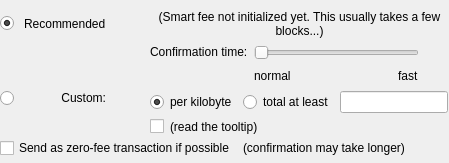
                            <widget class="QFrame" name="frameFeeSelection">
                              <layout class="QVBoxLayout" name="verticalLayoutFee12">
                                <property name="spacing">
                                  <number>0</number>
                                </property>
                                <property name="leftMargin">
                                  <number>0</number>
                                </property>
                                <property name="topMargin">
                                  <number>0</number>
                                </property>
                                <property name="rightMargin">
                                  <number>0</number>
                                </property>
                                <property name="bottomMargin">
                                  <number>0</number>
                                </property>
                                <item>
                                  <layout class="QGridLayout" name="gridLayoutFee">
                                    <property name="topMargin">
                                      <number>10</number>
                                    </property>
                                    <property name="bottomMargin">
                                      <number>4</number>
                                    </property>
                                    <property name="horizontalSpacing">
                                      <number>10</number>
                                    </property>
                                    <property name="verticalSpacing">
                                      <number>4</number>
                                    </property>
                                    <item row="2" column="4">
                                      <layout class="QVBoxLayout" name="verticalLayoutFee8">
                                        <property name="spacing">
                                          <number>6</number>
                                        </property>
                                        <item>
                                          <layout class="QHBoxLayout" name="horizontalLayoutFee13">
                                            <item>
                                              <widget class="QRadioButton" name="radioCustomPerKilobyte">
                                                <property name="toolTip">
                                                  <string>If the custom fee is set to 1000 uTCHs and the transaction is only 250 bytes, then &quot;per kilobyte&quot; only pays 250 uTCHs in fee,&lt;br /&gt;while &quot;at least&quot; pays 1000 uTCHs. For transactions bigger than a kilobyte both pay by kilobyte.</string>
                                                </property>
                                                <property name="text">
                                                  <string>per kilobyte</string>
                                                </property>
                                                <property name="checked">
                                                  <bool>true</bool>
                                                </property>
                                                <attribute name="buttonGroup">
                                                  <string notr="true">groupCustomFee</string>
                                                </attribute>
                                              </widget>
                                            </item>
                                            <item>
                                              <widget class="QRadioButton" name="radioCustomAtLeast">
                                                <property name="toolTip">
                                                  <string>If the custom fee is set to 1000 uTCHs and the transaction is only 250 bytes, then &quot;per kilobyte&quot; only pays 250 uTCHs in fee,&lt;br /&gt;while &quot;total at least&quot; pays 1000 uTCHs. For transactions bigger than a kilobyte both pay by kilobyte.</string>
                                                </property>
                                                <property name="text">
                                                  <string>total at least</string>
                                                </property>
                                                <attribute name="buttonGroup">
                                                  <string notr="true">groupCustomFee</string>
                                                </attribute>
                                              </widget>
                                            </item>
                                            <item>
                                              <widget class="BitcoinAmountField" name="customFee"/>
                                            </item>
                                            <item>
                                              <spacer name="horizontalSpacer_6">
                                                <property name="orientation">
                                                  <enum>Qt::Horizontal</enum>
                                                </property>
                                                <property name="sizeHint" stdset="0">
                                                  <size>
                                                    <width>1</width>
                                                    <height>1</height>
                                                  </size>
                                                </property>
                                              </spacer>
                                            </item>
                                          </layout>
                                        </item>
                                        <item>
                                          <layout class="QHBoxLayout" name="horizontalLayoutFee8">
                                            <item>
                                              <widget class="QCheckBox" name="checkBoxMinimumFee">
                                                <property name="toolTip">
                                                  <string>Paying only the minimum fee is just fine as long as there is less transaction volume than space in the blocks.&lt;br /&gt;But be aware that this can end up in a never confirming transaction once there is more demand for TheCash transactions than the network can process.</string>
                                                </property>
                                                <property name="text">
                                                  <string/>
                                                </property>
                                              </widget>
                                            </item>
                                            <item>
                                              <widget class="QLabel" name="labelMinFeeWarning">
                                                <property name="enabled">
                                                  <bool>true</bool>
                                                </property>
                                                <property name="toolTip">
                                                  <string>Paying only the minimum fee is just fine as long as there is less transaction volume than space in the blocks.&lt;br /&gt;But be aware that this can end up in a never confirming transaction once there is more demand for TheCash transactions than the network can process.</string>
                                                </property>
                                                <property name="text">
                                                  <string>(read the tooltip)</string>
                                                </property>
                                                <property name="margin">
                                                  <number>5</number>
                                                </property>
                                              </widget>
                                            </item>
                                            <item>
                                              <spacer name="horizontalSpacer_2">
                                                <property name="orientation">
                                                  <enum>Qt::Horizontal</enum>
                                                </property>
                                                <property name="sizeHint" stdset="0">
                                                  <size>
                                                    <width>1</width>
                                                    <height>1</height>
                                                  </size>
                                                </property>
                                              </spacer>
                                            </item>
                                          </layout>
                                        </item>
                                      </layout>
                                    </item>
                                    <item row="1" column="0">
                                      <layout class="QVBoxLayout" name="verticalLayoutFee4" stretch="1">
                                        <item>
                                          <spacer name="verticalSpacer_2">
                                            <property name="orientation">
                                              <enum>Qt::Vertical</enum>
                                            </property>
                                            <property name="sizeHint" stdset="0">
                                              <size>
                                                <width>1</width>
                                                <height>1</height>
                                              </size>
                                            </property>
                                          </spacer>
                                        </item>
                                      </layout>
                                    </item>
                                    <item row="2" column="0">
                                      <layout class="QVBoxLayout" name="verticalLayoutFee9" stretch="0,1">
                                        <item>
                                          <widget class="QRadioButton" name="radioCustomFee">
                                            <property name="text">
                                              <string/>
                                            </property>
                                            <attribute name="buttonGroup">
                                              <string notr="true">groupFee</string>
                                            </attribute>
                                          </widget>
                                        </item>
                                        <item>
                                          <spacer name="verticalSpacer_6">
                                            <property name="orientation">
                                              <enum>Qt::Vertical</enum>
                                            </property>
                                            <property name="sizeHint" stdset="0">
                                              <size>
                                                <width>1</width>
                                                <height>1</height>
                                              </size>
                                            </property>
                                          </spacer>
                                        </item>
                                      </layout>
                                    </item>
                                    <item row="1" column="4">
                                      <layout class="QVBoxLayout" name="verticalLayoutFee3" stretch="0,0,1">
                                        <property name="spacing">
                                          <number>6</number>
                                        </property>
                                        <property name="topMargin">
                                          <number>2</number>
                                        </property>
                                        <item>
                                          <layout class="QHBoxLayout" name="horizontalLayoutFee12">
                                            <item>
                                              <spacer name="horizontalSpacer_5">
                                                <property name="orientation">
                                                  <enum>Qt::Horizontal</enum>
                                                </property>
                                                <property name="sizeHint" stdset="0">
                                                  <size>
                                                    <width>1</width>
                                                    <height>1</height>
                                                  </size>
                                                </property>
                                              </spacer>
                                            </item>
                                          </layout>
                                        </item>
                                        <item>
                                          <layout class="QHBoxLayout" name="horizontalLayoutFee9">
                                            <item>
                                              <layout class="QVBoxLayout" name="verticalLayoutFee6">
                                                <item>
                                                  <widget class="QLabel" name="labelSmartFee3">
                                                    <property name="text">
                                                      <string>Confirmation time:</string>
                                                    </property>
                                                    <property name="margin">
                                                      <number>2</number>
                                                    </property>
                                                  </widget>
                                                </item>
                                                <item>
                                                  <spacer name="verticalSpacer_3">
                                                    <property name="orientation">
                                                      <enum>Qt::Vertical</enum>
                                                    </property>
                                                    <property name="sizeHint" stdset="0">
                                                      <size>
                                                        <width>1</width>
                                                        <height>1</height>
                                                      </size>
                                                    </property>
                                                  </spacer>
                                                </item>
                                              </layout>
                                            </item>
                                            <item>
                                              <layout class="QVBoxLayout" name="verticalLayoutFee5">
                                                <property name="rightMargin">
                                                  <number>30</number>
                                                </property>
                                                <item>
                                                  <widget class="QSlider" name="sliderSmartFee">
                                                    <property name="minimum">
                                                      <number>0</number>
                                                    </property>
                                                    <property name="maximum">
                                                      <number>24</number>
                                                    </property>
                                                    <property name="pageStep">
                                                      <number>1</number>
                                                    </property>
                                                    <property name="value">
                                                      <number>0</number>
                                                    </property>
                                                    <property name="orientation">
                                                      <enum>Qt::Horizontal</enum>
                                                    </property>
                                                    <property name="invertedAppearance">
                                                      <bool>false</bool>
                                                    </property>
                                                    <property name="invertedControls">
                                                      <bool>false</bool>
                                                    </property>
                                                    <property name="tickPosition">
                                                      <enum>QSlider::NoTicks</enum>
                                                    </property>
                                                  </widget>
                                                </item>
                                                <item>
                                                  <layout class="QHBoxLayout" name="horizontalLayoutFee10">
                                                    <item>
                                                      <widget class="QLabel" name="labelSmartFeeNormal">
                                                        <property name="text">
                                                          <string>normal</string>
                                                        </property>
                                                      </widget>
                                                    </item>
                                                    <item>
                                                      <spacer name="horizontalSpacer_3">
                                                        <property name="orientation">
                                                          <enum>Qt::Horizontal</enum>
                                                        </property>
                                                        <property name="sizeHint" stdset="0">
                                                          <size>
                                                            <width>40</width>
                                                            <height>20</height>
                                                          </size>
                                                        </property>
                                                      </spacer>
                                                    </item>
                                                    <item>
                                                      <widget class="QLabel" name="labelSmartFeeFast">
                                                        <property name="text">
                                                          <string>fast</string>
                                                        </property>
                                                      </widget>
                                                    </item>
                                                  </layout>
                                                </item>
                                              </layout>
                                            </item>
                                          </layout>
                                        </item>
                                        <item>
                                          <spacer name="verticalSpacer_4">
                                            <property name="orientation">
                                              <enum>Qt::Vertical</enum>
                                            </property>
                                            <property name="sizeHint" stdset="0">
                                              <size>
                                                <width>1</width>
                                                <height>1</height>
                                              </size>
                                            </property>
                                          </spacer>
                                        </item>
                                      </layout>
                                    </item>
                                    <item row="0" column="1">
                                      <widget class="QLabel" name="labelSmartFee_2">
                                        <property name="text">
                                          <string>Recommended</string>
                                        </property>
                                      </widget>
                                    </item>
                                    <item row="0" column="0">
                                      <widget class="QRadioButton" name="radioSmartFee">
                                        <property name="text">
                                          <string/>
                                        </property>
                                        <property name="checked">
                                          <bool>true</bool>
                                        </property>
                                        <attribute name="buttonGroup">
                                          <string notr="true">groupFee</string>
                                        </attribute>
                                      </widget>
                                    </item>
                                    <item row="2" column="1">
                                      <widget class="QLabel" name="labelCustomFee">
                                        <property name="text">
                                          <string>Custom:</string>
                                        </property>
                                        <property name="alignment">
                                          <set>Qt::AlignRight|Qt::AlignTop|Qt::AlignTrailing</set>
                                        </property>
                                      </widget>
                                    </item>
                                    <item row="0" column="2">
                                      <widget class="QLabel" name="labelSmartFee">
                                        <property name="text">
                                          <string/>
                                        </property>
                                        <property name="margin">
                                          <number>2</number>
                                        </property>
                                      </widget>
                                    </item>
                                    <item row="0" column="3">
                                      <widget class="QLabel" name="labelFeeEstimation">
                                        <property name="text">
                                          <string/>
                                        </property>
                                      </widget>
                                    </item>
                                    <item row="0" column="4">
                                      <widget class="QLabel" name="labelSmartFee2">
                                        <property name="text">
                                          <string>(Smart fee not initialized yet. This usually takes a few blocks...)</string>
                                        </property>
                                        <property name="alignment">
                                          <set>Qt::AlignHCenter</set>
                                        </property>
                                        <property name="wordWrap">
                                          <bool>true</bool>
                                        </property>
                                        <property name="margin">
                                          <number>2</number>
                                        </property>
                                      </widget>
                                    </item>
                                  </layout>
                                </item>
                                <item>
                                  <layout class="QHBoxLayout" name="horizontalLayoutFee5" stretch="0,0,0">
                                    <property name="spacing">
                                      <number>8</number>
                                    </property>
                                    <property name="bottomMargin">
                                      <number>4</number>
                                    </property>
                                    <item>
                                      <widget class="QCheckBox" name="checkBoxFreeTx">
                                        <property name="text">
                                          <string>Send as zero-fee transaction if possible</string>
                                        </property>
                                      </widget>
                                    </item>
                                    <item>
                                      <widget class="QLabel" name="labelFreeTx">
                                        <property name="text">
                                          <string>(confirmation may take longer)</string>
                                        </property>
                                        <property name="margin">
                                          <number>5</number>
                                        </property>
                                      </widget>
                                    </item>
                                    <item>
                                      <spacer name="horizontalSpacerFee5">
                                        <property name="orientation">
                                          <enum>Qt::Horizontal</enum>
                                        </property>
                                        <property name="sizeHint" stdset="0">
                                          <size>
                                            <width>1</width>
                                            <height>1</height>
                                          </size>
                                        </property>
                                      </spacer>
                                    </item>
                                  </layout>
                                </item>
                                <item>
                                  <spacer name="verticalSpacerFee2">
                                    <property name="orientation">
                                      <enum>Qt::Vertical</enum>
                                    </property>
                                    <property name="sizeHint" stdset="0">
                                      <size>
                                        <width>1</width>
                                        <height>1</height>
                                      </size>
                                    </property>
                                  </spacer>
                                </item>
                              </layout>
                            </widget>
